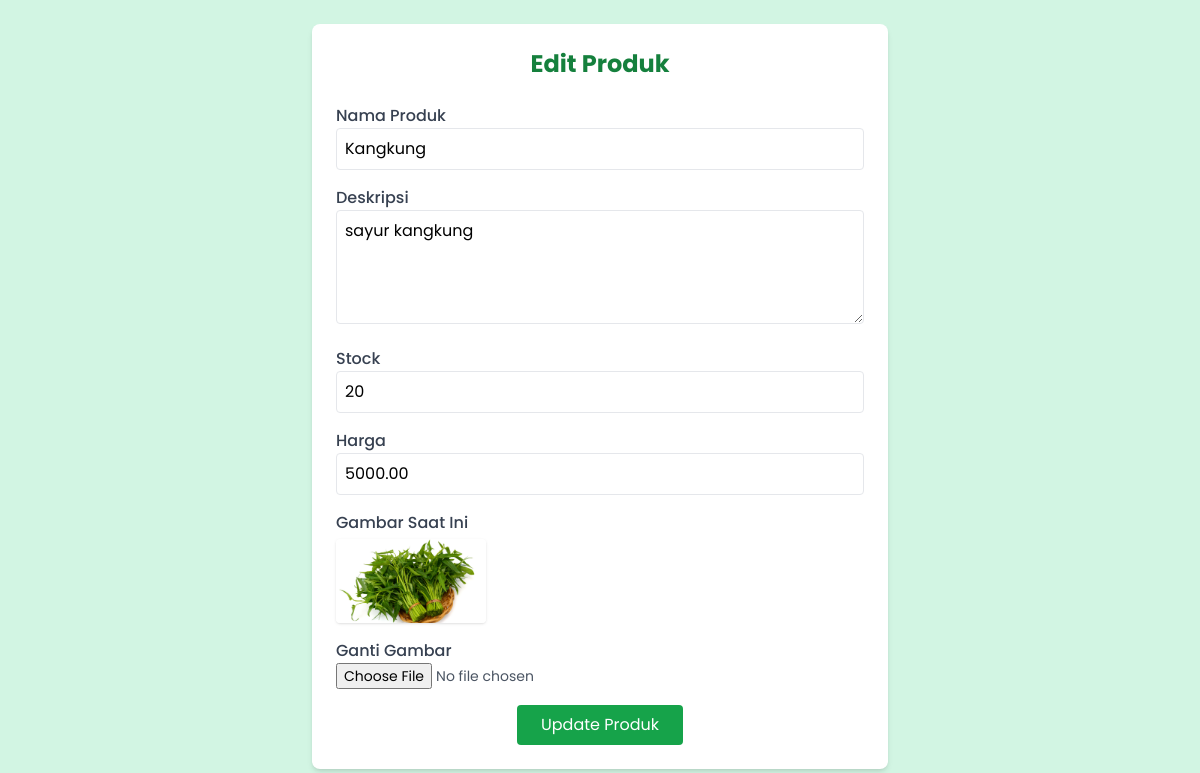
/admin/edit_product.php?id=7, run on the app's committed database.
### tables this page shows
CREATE TABLE `products` (
  `id` int(11) NOT NULL,
  `name` varchar(100) NOT NULL,
  `description` text DEFAULT NULL,
  `stock` int(11) NOT NULL,
  `price` decimal(10,2) NOT NULL,
  `image` varchar(255) DEFAULT NULL
);

### admin/edit_product.php (the view, shortened to what this page needs)
<?php
include '../db.php';
$id = $_GET['id'];
$result = $conn->query("SELECT * FROM products WHERE id = $id");
$product = $result->fetch_assoc();
?>
<!DOCTYPE html>
<html lang="id">
<head>
  <script src="https://cdn.tailwindcss.com"></script>
</head>
<body class="bg-[#d2f5e3] min-h-screen p-6">
  <div class="max-w-xl mx-auto bg-white p-6 rounded-lg shadow-md">
    <h2 class="text-2xl font-bold mb-6 text-green-700 text-center">Edit Produk</h2>
    <form action="" method="post" enctype="multipart/form-data" class="space-y-4">
      <div>
        <label class="block font-medium text-gray-700">Nama Produk</label>
        <input type="text" name="name" value="<?= $product['name'] ?>" class="w-full p-2 border rounded focus:outline-none focus:ring-2 focus:ring-green-300">
      </div>
      <div>
        <label class="block font-medium text-gray-700">Deskripsi</label>
        <textarea name="description" rows="4" class="w-full p-2 border rounded focus:outline-none focus:ring-2 focus:ring-green-300"><?= $product['description'] ?></textarea>
      </div>
       <div>
        <label class="block font-medium text-gray-700">Stock</label>
        <input type="number" name="stock" value="<?= $product['stock'] ?>" class="w-full p-2 border rounded focus:outline-none focus:ring-2 focus:ring-green-300">
      </div>
      <div>
        <label class="block font-medium text-gray-700">Harga</label>
        <input type="number" name="price" value="<?= $product['price'] ?>" class="w-full p-2 border rounded focus:outline-none focus:ring-2 focus:ring-green-300">
      </div>
      <div>
        <label class="block font-medium text-gray-700 mb-1">Gambar Saat Ini</label>
        <img src="../assets/uploads/<?= $product['image'] ?>" width="150" class="rounded shadow">
      </div>
      <div>
        <label class="block font-medium text-gray-700">Ganti Gambar</label>
        <input type="file" name="image" class="w-full text-sm text-gray-600">
      </div>
      <div class="text-center">
        <button type="submit" name="update" class="bg-green-600 hover:bg-green-700 text-white px-6 py-2 rounded transition">
          Update Produk
        </button>
      </div>
    </form>
  </div>
</body>
</html>

### admin/edit_product.php (style rules this page uses)
body { font-family: 'Poppins', sans-serif; }

### data on the page
products: name "Kangkung", description "sayur kangkung", stock "20", price "5000.00", image (picture)
